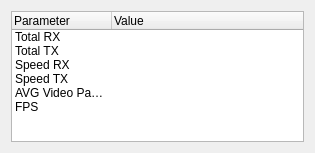
<?xml version="1.0" encoding="UTF-8"?>
<ui version="4.0">
 <class>StatisticDialog</class>
 <widget class="QDialog" name="StatisticDialog">
  <property name="geometry">
   <rect>
    <x>0</x>
    <y>0</y>
    <width>315</width>
    <height>153</height>
   </rect>
  </property>
  <property name="windowTitle">
   <string>Statistic</string>
  </property>
  <layout class="QVBoxLayout" name="verticalLayout">
   <item>
    <widget class="QTreeWidget" name="tree">
     <property name="indentation">
      <number>0</number>
     </property>
     <column>
      <property name="text">
       <string>Parameter</string>
      </property>
     </column>
     <column>
      <property name="text">
       <string>Value</string>
      </property>
     </column>
     <item>
      <property name="text">
       <string notr="true">Total RX</string>
      </property>
     </item>
     <item>
      <property name="text">
       <string notr="true">Total TX</string>
      </property>
     </item>
     <item>
      <property name="text">
       <string notr="true">Speed RX</string>
      </property>
     </item>
     <item>
      <property name="text">
       <string notr="true">Speed TX</string>
      </property>
     </item>
     <item>
      <property name="text">
       <string notr="true">AVG Video Packet</string>
      </property>
     </item>
     <item>
      <property name="text">
       <string notr="true">FPS</string>
      </property>
     </item>
    </widget>
   </item>
  </layout>
 </widget>
 <resources/>
 <connections/>
</ui>
